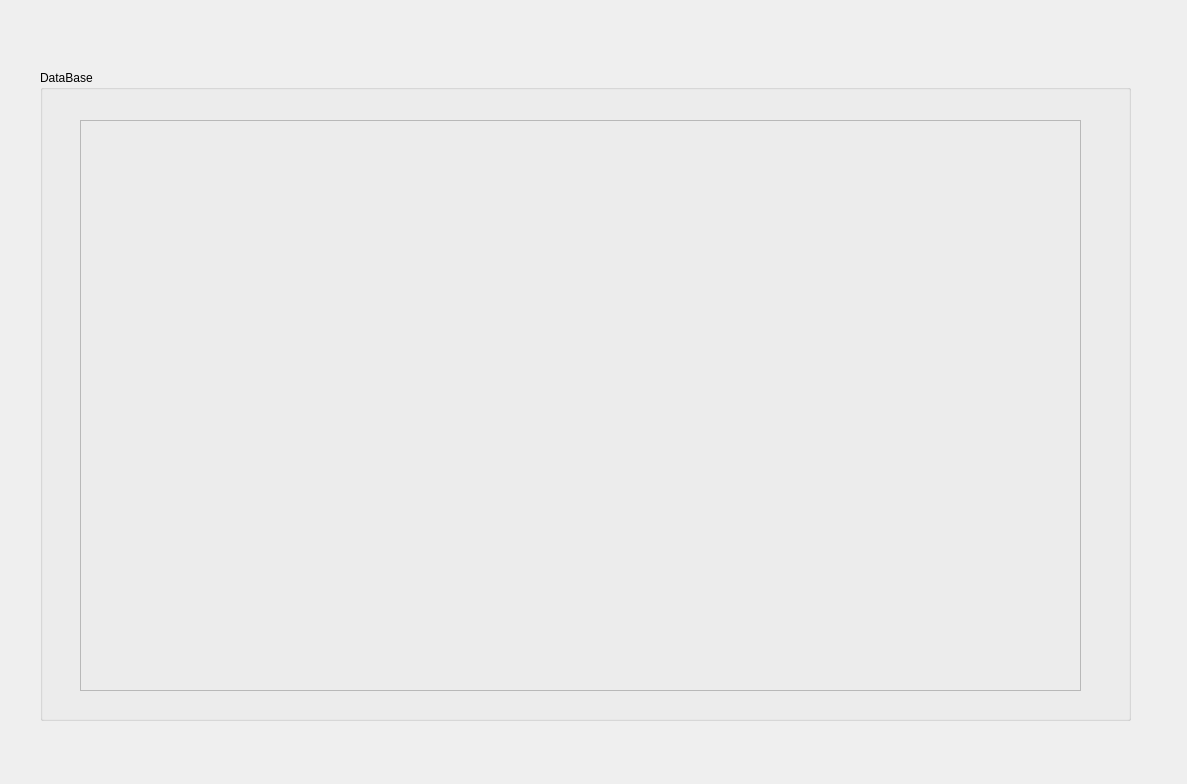
<?xml version="1.0" encoding="UTF-8"?>
<ui version="4.0">
 <class>Form</class>
 <widget class="QWidget" name="Form">
  <property name="geometry">
   <rect>
    <x>0</x>
    <y>0</y>
    <width>1187</width>
    <height>784</height>
   </rect>
  </property>
  <property name="windowTitle">
   <string>DataBase</string>
  </property>
  <widget class="QGroupBox" name="db_groupBox">
   <property name="geometry">
    <rect>
     <x>40</x>
     <y>70</y>
     <width>1091</width>
     <height>651</height>
    </rect>
   </property>
   <property name="title">
    <string>DataBase</string>
   </property>
  </widget>
  <widget class="QFrame" name="db_frame">
   <property name="geometry">
    <rect>
     <x>80</x>
     <y>120</y>
     <width>1001</width>
     <height>571</height>
    </rect>
   </property>
   <property name="frameShape">
    <enum>QFrame::StyledPanel</enum>
   </property>
   <property name="frameShadow">
    <enum>QFrame::Raised</enum>
   </property>
  </widget>
 </widget>
 <resources/>
 <connections/>
</ui>
